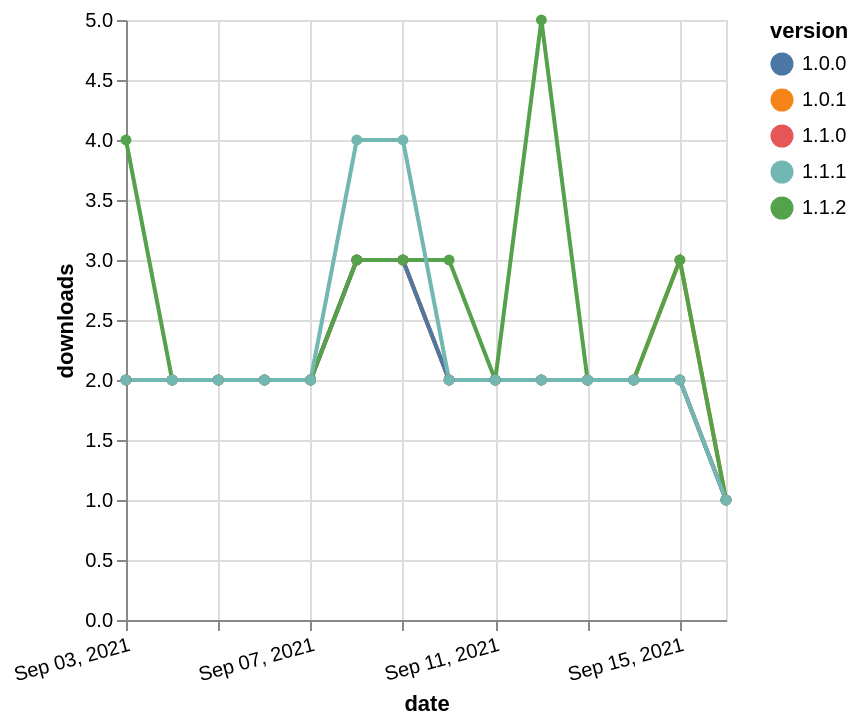

Specify this chart in Vega-Lite:
### Vega-Lite specification from a JSON file in a GitHub repository (floating-point values rounded to 4 significant figures)
{"$schema": "https://vega.github.io/schema/vega-lite/v5.json", "description": "A simple bar chart with embedded data.", "data": {"values": [{"date": "2021-09-03", "total": 2958, "delta": 2, "version": "1.1.0"}, {"date": "2021-09-04", "total": 2960, "delta": 2, "version": "1.1.0"}, {"date": "2021-09-05", "total": 2962, "delta": 2, "version": "1.1.0"}, {"date": "2021-09-06", "total": 2964, "delta": 2, "version": "1.1.0"}, {"date": "2021-09-07", "total": 2966, "delta": 2, "version": "1.1.0"}, {"date": "2021-09-08", "total": 2969, "delta": 3, "version": "1.1.0"}, {"date": "2021-09-09", "total": 2972, "delta": 3, "version": "1.1.0"}, {"date": "2021-09-10", "total": 2974, "delta": 2, "version": "1.1.0"}, {"date": "2021-09-11", "total": 2976, "delta": 2, "version": "1.1.0"}, {"date": "2021-09-12", "total": 2978, "delta": 2, "version": "1.1.0"}, {"date": "2021-09-13", "total": 2980, "delta": 2, "version": "1.1.0"}, {"date": "2021-09-14", "total": 2982, "delta": 2, "version": "1.1.0"}, {"date": "2021-09-15", "total": 2984, "delta": 2, "version": "1.1.0"}, {"date": "2021-09-16", "total": 2985, "delta": 1, "version": "1.1.0"}, {"date": "2021-09-03", "total": 2307, "delta": 2, "version": "1.0.1"}, {"date": "2021-09-04", "total": 2309, "delta": 2, "version": "1.0.1"}, {"date": "2021-09-05", "total": 2311, "delta": 2, "version": "1.0.1"}, {"date": "2021-09-06", "total": 2313, "delta": 2, "version": "1.0.1"}, {"date": "2021-09-07", "total": 2315, "delta": 2, "version": "1.0.1"}, {"date": "2021-09-08", "total": 2318, "delta": 3, "version": "1.0.1"}, {"date": "2021-09-09", "total": 2321, "delta": 3, "version": "1.0.1"}, {"date": "2021-09-10", "total": 2323, "delta": 2, "version": "1.0.1"}, {"date": "2021-09-11", "total": 2325, "delta": 2, "version": "1.0.1"}, {"date": "2021-09-12", "total": 2327, "delta": 2, "version": "1.0.1"}, {"date": "2021-09-13", "total": 2329, "delta": 2, "version": "1.0.1"}, {"date": "2021-09-14", "total": 2331, "delta": 2, "version": "1.0.1"}, {"date": "2021-09-15", "total": 2334, "delta": 3, "version": "1.0.1"}, {"date": "2021-09-16", "total": 2335, "delta": 1, "version": "1.0.1"}, {"date": "2021-09-03", "total": 2282, "delta": 2, "version": "1.0.0"}, {"date": "2021-09-04", "total": 2284, "delta": 2, "version": "1.0.0"}, {"date": "2021-09-05", "total": 2286, "delta": 2, "version": "1.0.0"}, {"date": "2021-09-06", "total": 2288, "delta": 2, "version": "1.0.0"}, {"date": "2021-09-07", "total": 2290, "delta": 2, "version": "1.0.0"}, {"date": "2021-09-08", "total": 2293, "delta": 3, "version": "1.0.0"}, {"date": "2021-09-09", "total": 2296, "delta": 3, "version": "1.0.0"}, {"date": "2021-09-10", "total": 2298, "delta": 2, "version": "1.0.0"}, {"date": "2021-09-11", "total": 2300, "delta": 2, "version": "1.0.0"}, {"date": "2021-09-12", "total": 2302, "delta": 2, "version": "1.0.0"}, {"date": "2021-09-13", "total": 2304, "delta": 2, "version": "1.0.0"}, {"date": "2021-09-14", "total": 2306, "delta": 2, "version": "1.0.0"}, {"date": "2021-09-15", "total": 2308, "delta": 2, "version": "1.0.0"}, {"date": "2021-09-16", "total": 2309, "delta": 1, "version": "1.0.0"}, {"date": "2021-09-03", "total": 3114, "delta": 4, "version": "1.1.2"}, {"date": "2021-09-04", "total": 3116, "delta": 2, "version": "1.1.2"}, {"date": "2021-09-05", "total": 3118, "delta": 2, "version": "1.1.2"}, {"date": "2021-09-06", "total": 3120, "delta": 2, "version": "1.1.2"}, {"date": "2021-09-07", "total": 3122, "delta": 2, "version": "1.1.2"}, {"date": "2021-09-08", "total": 3125, "delta": 3, "version": "1.1.2"}, {"date": "2021-09-09", "total": 3128, "delta": 3, "version": "1.1.2"}, {"date": "2021-09-10", "total": 3131, "delta": 3, "version": "1.1.2"}, {"date": "2021-09-11", "total": 3133, "delta": 2, "version": "1.1.2"}, {"date": "2021-09-12", "total": 3138, "delta": 5, "version": "1.1.2"}, {"date": "2021-09-13", "total": 3140, "delta": 2, "version": "1.1.2"}, {"date": "2021-09-14", "total": 3142, "delta": 2, "version": "1.1.2"}, {"date": "2021-09-15", "total": 3145, "delta": 3, "version": "1.1.2"}, {"date": "2021-09-16", "total": 3146, "delta": 1, "version": "1.1.2"}, {"date": "2021-09-03", "total": 2534, "delta": 2, "version": "1.1.1"}, {"date": "2021-09-04", "total": 2536, "delta": 2, "version": "1.1.1"}, {"date": "2021-09-05", "total": 2538, "delta": 2, "version": "1.1.1"}, {"date": "2021-09-06", "total": 2540, "delta": 2, "version": "1.1.1"}, {"date": "2021-09-07", "total": 2542, "delta": 2, "version": "1.1.1"}, {"date": "2021-09-08", "total": 2546, "delta": 4, "version": "1.1.1"}, {"date": "2021-09-09", "total": 2550, "delta": 4, "version": "1.1.1"}, {"date": "2021-09-10", "total": 2552, "delta": 2, "version": "1.1.1"}, {"date": "2021-09-11", "total": 2554, "delta": 2, "version": "1.1.1"}, {"date": "2021-09-12", "total": 2556, "delta": 2, "version": "1.1.1"}, {"date": "2021-09-13", "total": 2558, "delta": 2, "version": "1.1.1"}, {"date": "2021-09-14", "total": 2560, "delta": 2, "version": "1.1.1"}, {"date": "2021-09-15", "total": 2562, "delta": 2, "version": "1.1.1"}, {"date": "2021-09-16", "total": 2563, "delta": 1, "version": "1.1.1"}]}, "width": "container", "mark": {"type": "line", "point": {"filled": true}}, "encoding": {"x": {"field": "date", "type": "temporal", "timeUnit": "yearmonthdate", "title": "date", "axis": {"labelAngle": -15}}, "y": {"field": "delta", "type": "quantitative", "title": "downloads"}, "color": {"field": "version", "type": "nominal"}, "tooltip": {"field": "delta"}}}
